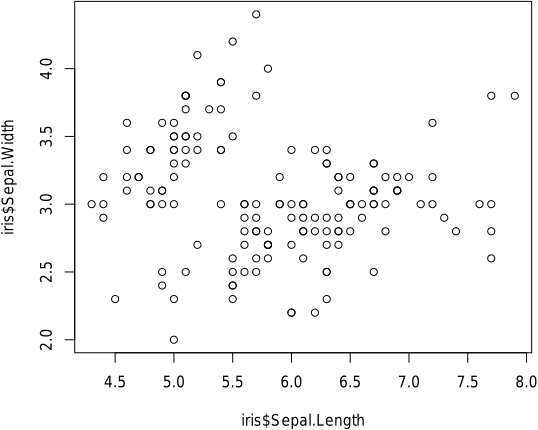

Here is the R script that generated this plot:
pdf(file = "04-r-scatter.pdf", width = 6, height = 5.5)

plot(iris$Sepal.Length,
     iris$Sepal.Width)
